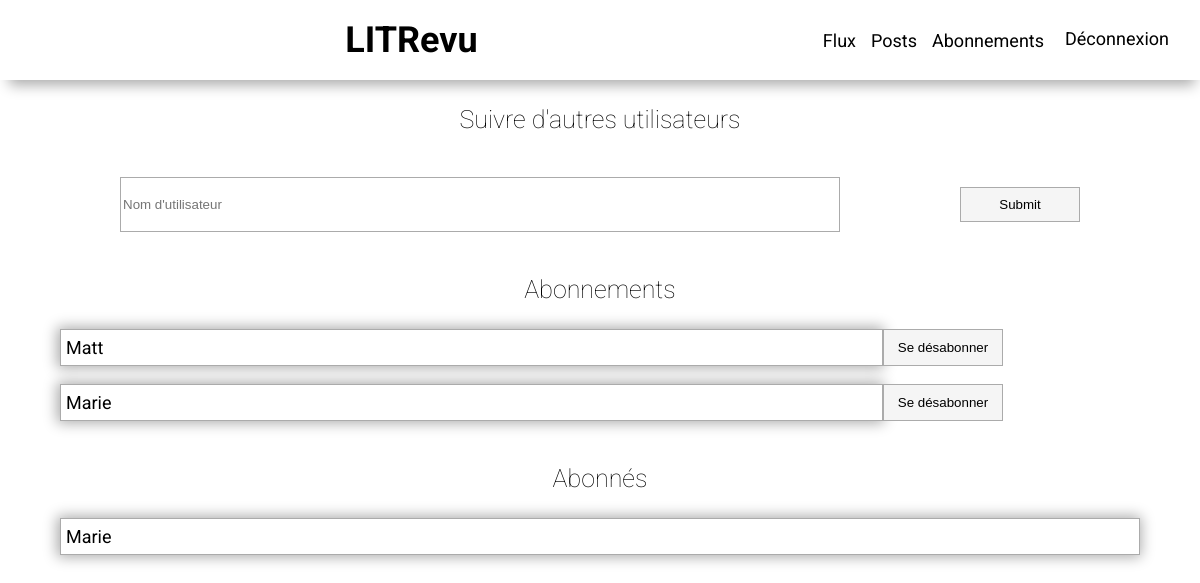
The page /users_follow/ (signed in) on the database its author committed.
### authentication/models.py (models this page shows)
class UserFollow(models.Model):
    user = models.ForeignKey(User,
                             related_name="following",
                             on_delete=models.CASCADE)
    followed_user = models.ForeignKey(User,
                                      related_name='followers',
                                      on_delete=models.CASCADE)
    class Meta:
        unique_together = ('user', 'followed_user')

class User(AbstractUser):
    profile_photo = models.ImageField(verbose_name='photo de profil')

### review/views.py (the view, shortened to what this page needs)
# urls.py: path('users_follow/', review.views.follow_users_form, name='users_follow'),
@login_required
def follow_users_form(request):
    form = forms.FollowUsersForm()
    followed_user = None
    following_users = UserFollow.objects.filter(user=request.user)
    followed_users = UserFollow.objects.filter(followed_user=request.user)
    return render(request,
                  'review/follow_users.html',
                  context={'form': form,
                           'following_users': following_users,
                           'followed_users': followed_users})

### review/forms.py
class FollowUsersForm(forms.Form):
    followed_user = forms.CharField(
        widget=forms.TextInput(attrs={'placeholder': "Nom d'utilisateur"}),
        label=''
    )

### review/templates/review/follow_users.html (shortened to what this page needs)
{% extends "base.html" %}
{% block content %}
    <div class="search">
        <h3 class="center">Suivre d'autres utilisateurs</h3>
        <form method="post">
            {{ form.as_p }}
            <input type="submit" class="btn"></input>
        </form>
    </div>
    <div class="user_follow">
        <h3 class="center">Abonnements</h3>
        <div class="user_follow_box">
            {% if following_users.exists %}
                {% for user_follow in following_users %}
                    <div class="user_box">
                        <li class="user">{{user_follow.followed_user.username|capfirst}}</li>
                        <form method="post" action="{% url 'unfollow_user' user_follow.followed_user.id %}" onsubmit="return confirm('Voulez vous vraiment supprimer cet abonnement ?')">
                            <button type='submit' class="user_follow_btn" >Se désabonner</button>
                        </form>
                    </div>
                {% endfor %}
            {% else %}
                <p>Vous n'êtes abonnés à personne pour le moment</p>
            {% endif %}
        </div>
    </div>
    <div class="user_follow">
        <h3 class="center">Abonnés</h3>
        <div class="user_follow_box">
            {% if followed_users.exists %}
                {% for user_follow in followed_users %}
                    <li class="user_following">{{user_follow.user.username|capfirst}}</li>
                {% endfor %}
            {% else %}
                <p>Personne ne vous suit pour le moment<p>
            {% endif %}
        </div>
    </div>
{% endblock content %}

### static/app.css (style rules this page uses)
:root { --color-secondary: #ababab; --color-terciary: #f5f5f5; }
body { margin: 0; font-size: 18px; font-family: 'Roboto', sans-serif; }
h3 { font-size: 25px; }
.center { text-align: center; font-weight: lighter; }
.search form { display: flex; align-items: center; justify-content: space-between; width: 80%; margin: auto; }
#id_followed_user { width: 60vw; height: 55px; margin-right: 30px; border: 1px var(--color-secondary) solid; }
.btn { height: 35px; background-color: whitesmoke; width: 10vw; border: 1px var(--color-secondary) solid; cursor: pointer; }
.user_follow { list-style: none; }
.user_follow_box { width: 90%; margin: auto; }
.user_box { display: flex; }
.user { border: 1px var(--color-secondary) solid; height: 35px; width: 68vw; vertical-align: middle; line-height: 35px; padding-left: 5px; box-shadow:-1px 0px 13px 2px var(--color-secondary); }
.user_following { border: 1px var(--color-secondary) solid; height: 35px; vertical-align: middle; line-height: 35px; padding-left: 5px; box-shadow:-1px 0px 13px 2px var(--color-secondary); }
.user_follow_btn { background-color: whitesmoke; border: 1px var(--color-secondary) solid; width: 10vw; height: 37px; cursor: pointer; }

### rows shown on the page
UserFollow: followed_user.username "Matt"
UserFollow: followed_user.username "Marie"
UserFollow: user.username "Marie"
